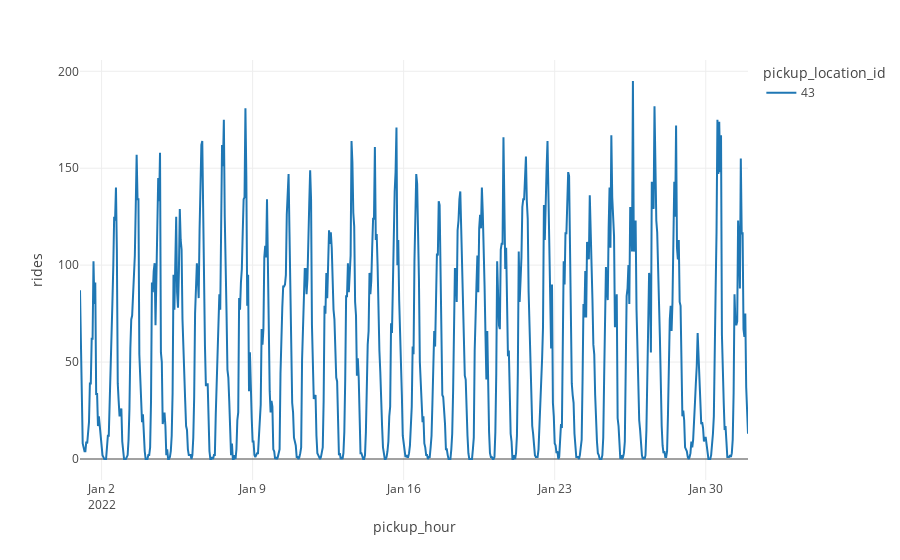

Notebook source saved alongside this figure:
### Code cell
plot_rides(agg_rides_all_slots, locations=[43])

### Figure 1 — Plotly figure (JSON) as saved in the notebook; plotly's stock layout.template omitted (floating-point values rounded to 4 significant figures; data arrays with more than 128 entries replaced by an {"elided": "..."} marker saying what was removed)
{"data": [{"hovertemplate": "pickup_location_id=43<br>pickup_hour=%{x}<br>rides=%{y}<extra></extra>", "legendgroup": "43", "line": {"color": "#1F77B4", "dash": "solid"}, "marker": {"symbol": "circle"}, "mode": "lines", "name": "43", "orientation": "v", "showlegend": true, "type": "scatter", "x": {"elided": "744 str values"}, "xaxis": "x", "y": {"elided": "744 int values"}, "yaxis": "y"}], "layout": {"legend": {"title": {"text": "pickup_location_id"}, "tracegroupgap": 0}, "margin": {"t": 60}, "xaxis": {"anchor": "y", "domain": [0, 1], "title": {"text": "pickup_hour"}}, "yaxis": {"anchor": "x", "domain": [0, 1], "title": {"text": "rides"}}}}
